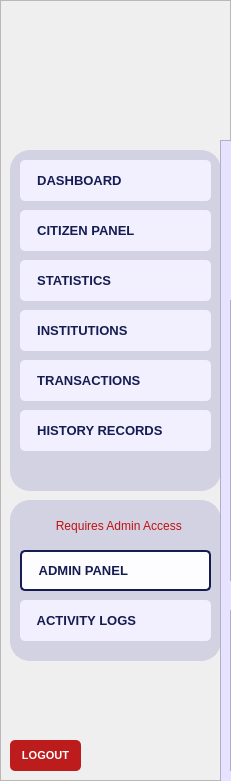
  <widget class="QFrame" name="baseNavFrame">
   <property name="geometry">
    <rect>
     <x>0</x>
     <y>40</y>
     <width>231</width>
     <height>781</height>
    </rect>
   </property>
   <property name="styleSheet">
    <string notr="true">#baseNavFrame {
	background-color: #e7e2ff;
}</string>
   </property>
   <property name="frameShape">
    <enum>QFrame::Shape::StyledPanel</enum>
   </property>
   <property name="frameShadow">
    <enum>QFrame::Shadow::Raised</enum>
   </property>
   <widget class="QFrame" name="baseNavFramesub1">
    <property name="geometry">
     <rect>
      <x>10</x>
      <y>150</y>
      <width>211</width>
      <height>341</height>
     </rect>
    </property>
    <property name="autoFillBackground">
     <bool>false</bool>
    </property>
    <property name="styleSheet">
     <string notr="true">#baseNavFramesub1{
	background-color: #d3d2e2;
	border-radius: 20px;
	border: 2px solid #d3d2e2;
	opacity: 0.1;
}</string>
    </property>
    <property name="frameShape">
     <enum>QFrame::Shape::StyledPanel</enum>
    </property>
    <property name="frameShadow">
     <enum>QFrame::Shadow::Raised</enum>
    </property>
    <widget class="QPushButton" name="nav_buttonDashboard">
     <property name="geometry">
      <rect>
       <x>10</x>
       <y>10</y>
       <width>191</width>
       <height>41</height>
      </rect>
     </property>
     <property name="font">
      <font>
       <family>Arial</family>
       <pointsize>10</pointsize>
       <bold>true</bold>
      </font>
     </property>
     <property name="cursor">
      <cursorShape>PointingHandCursor</cursorShape>
     </property>
     <property name="layoutDirection">
      <enum>Qt::LayoutDirection::LeftToRight</enum>
     </property>
     <property name="styleSheet">
      <string notr="true">#nav_buttonDashboard {
    background-color: #f2efff;
    color: #141c52;
    border-radius: 5px;
	text-align: left;;
    padding: 10px; /* Optional: Adjusts spacing inside the button */
}
#nav_buttonDashboard:hover {
    background-color: #fdfdff; /* Slightly lighter blue when hovered */
}
#nav_buttonDashboard:pressed {
    background-color: #e7e5f4; /* Darker blue when clicked */
}</string>
     </property>
     <property name="text">
      <string>  DASHBOARD</string>
     </property>
     <property name="icon">
      <iconset>
       <normaloff>../../Assets/Icons/icon_dashboard.svg</normaloff>../../Assets/Icons/icon_dashboard.svg</iconset>
     </property>
     <property name="iconSize">
      <size>
       <width>30</width>
       <height>30</height>
      </size>
     </property>
    </widget>
    <widget class="QPushButton" name="nav_buttonCitizenPanel">
     <property name="geometry">
      <rect>
       <x>10</x>
       <y>60</y>
       <width>191</width>
       <height>41</height>
      </rect>
     </property>
     <property name="font">
      <font>
       <family>Arial</family>
       <pointsize>10</pointsize>
       <bold>true</bold>
      </font>
     </property>
     <property name="cursor">
      <cursorShape>PointingHandCursor</cursorShape>
     </property>
     <property name="styleSheet">
      <string notr="true">#nav_buttonCitizenPanel {
    background-color: #f2efff;
    color: #141c52;
    border-radius: 5px;
	text-align: left;;
    padding: 10px; /* Optional: Adjusts spacing inside the button */
}
#nav_buttonCitizenPanel:hover {
    background-color: #fdfdff; /* Slightly lighter blue when hovered */
}
#nav_buttonCitizenPanel:pressed {
    background-color: #e7e5f4; /* Darker blue when clicked */
}</string>
     </property>
     <property name="text">
      <string>  CITIZEN PANEL</string>
     </property>
     <property name="icon">
      <iconset>
       <normaloff>../../Assets/Icons/icon_citizenprofiles.svg</normaloff>../../Assets/Icons/icon_citizenprofiles.svg</iconset>
     </property>
     <property name="iconSize">
      <size>
       <width>30</width>
       <height>30</height>
      </size>
     </property>
    </widget>
    <widget class="QPushButton" name="nav_buttonStatistics">
     <property name="geometry">
      <rect>
       <x>10</x>
       <y>110</y>
       <width>191</width>
       <height>41</height>
      </rect>
     </property>
     <property name="font">
      <font>
       <family>Arial</family>
       <pointsize>10</pointsize>
       <bold>true</bold>
      </font>
     </property>
     <property name="cursor">
      <cursorShape>PointingHandCursor</cursorShape>
     </property>
     <property name="styleSheet">
      <string notr="true">#nav_buttonStatistics {
    background-color: #f2efff;
    color: #141c52;
    border-radius: 5px;
	text-align: left;
    padding: 10px; /* Optional: Adjusts spacing inside the button */
}
#nav_buttonStatistics:hover {
    background-color: #fdfdff; /* Slightly lighter blue when hovered */
}
#nav_buttonStatistics:pressed {
    background-color: #e7e5f4; /* Darker blue when clicked */
}</string>
     </property>
     <property name="text">
      <string>  STATISTICS</string>
     </property>
     <property name="icon">
      <iconset>
       <normaloff>../../Assets/Icons/icon_statistics.svg</normaloff>../../Assets/Icons/icon_statistics.svg</iconset>
     </property>
     <property name="iconSize">
      <size>
       <width>30</width>
       <height>30</height>
      </size>
     </property>
    </widget>
    <widget class="QPushButton" name="nav_buttonTransactions">
     <property name="geometry">
      <rect>
       <x>10</x>
       <y>210</y>
       <width>191</width>
       <height>41</height>
      </rect>
     </property>
     <property name="font">
      <font>
       <family>Arial</family>
       <pointsize>10</pointsize>
       <bold>true</bold>
      </font>
     </property>
     <property name="cursor">
      <cursorShape>PointingHandCursor</cursorShape>
     </property>
     <property name="styleSheet">
      <string notr="true">#nav_buttonTransactions {
    background-color: #f2efff;
    color: #141c52;
    border-radius: 5px;
	text-align: left;
    padding: 10px; /* Optional: Adjusts spacing inside the button */
}
#nav_buttonTransactions:hover {
    background-color: #fdfdff; /* Slightly lighter blue when hovered */
}
#nav_buttonTransactions:pressed {
    background-color: #e7e5f4; /* Darker blue when clicked */
}</string>
     </property>
     <property name="text">
      <string>  TRANSACTIONS</string>
     </property>
     <property name="icon">
      <iconset>
       <normaloff>../../Assets/Icons/icon_transaction.svg</normaloff>../../Assets/Icons/icon_transaction.svg</iconset>
     </property>
     <property name="iconSize">
      <size>
       <width>30</width>
       <height>30</height>
      </size>
     </property>
    </widget>
    <widget class="QPushButton" name="nav_buttonInstitutions">
     <property name="geometry">
      <rect>
       <x>10</x>
       <y>160</y>
       <width>191</width>
       <height>41</height>
      </rect>
     </property>
     <property name="font">
      <font>
       <family>Arial</family>
       <pointsize>10</pointsize>
       <bold>true</bold>
      </font>
     </property>
     <property name="cursor">
      <cursorShape>PointingHandCursor</cursorShape>
     </property>
     <property name="styleSheet">
      <string notr="true">#nav_buttonInstitutions {
    background-color: #f2efff;
    color: #141c52;
    border-radius: 5px;
	text-align: left;
    padding: 10px; /* Optional: Adjusts spacing inside the button */
}
#nav_buttonInstitutions:hover {
    background-color: #fdfdff; /* Slightly lighter blue when hovered */
}
#nav_buttonInstitutions:pressed {
    background-color: #e7e5f4; /* Darker blue when clicked */
}</string>
     </property>
     <property name="text">
      <string>  INSTITUTIONS</string>
     </property>
     <property name="icon">
      <iconset>
       <normaloff>../../Assets/Icons/icon_institutions.svg</normaloff>../../Assets/Icons/icon_institutions.svg</iconset>
     </property>
     <property name="iconSize">
      <size>
       <width>30</width>
       <height>30</height>
      </size>
     </property>
    </widget>
    <widget class="QPushButton" name="nav_buttonHistoryRecords">
     <property name="geometry">
      <rect>
       <x>10</x>
       <y>260</y>
       <width>191</width>
       <height>41</height>
      </rect>
     </property>
     <property name="font">
      <font>
       <family>Arial</family>
       <pointsize>10</pointsize>
       <bold>true</bold>
      </font>
     </property>
     <property name="cursor">
      <cursorShape>PointingHandCursor</cursorShape>
     </property>
     <property name="styleSheet">
      <string notr="true">#nav_buttonHistoryRecords {
    background-color: #f2efff;
    color: #141c52;
    border-radius: 5px;
	text-align: left;
    padding: 10px; /* Optional: Adjusts spacing inside the button */
}
#nav_buttonHistoryRecords:hover {
    background-color: #fdfdff; /* Slightly lighter blue when hovered */
}
#nav_buttonHistoryRecords:pressed {
    background-color: #e7e5f4; /* Darker blue when clicked */
}</string>
     </property>
     <property name="text">
      <string>  HISTORY RECORDS</string>
     </property>
     <property name="icon">
      <iconset>
       <normaloff>../../Assets/Icons/icon_historyrecord.svg</normaloff>../../Assets/Icons/icon_historyrecord.svg</iconset>
     </property>
     <property name="iconSize">
      <size>
       <width>30</width>
       <height>30</height>
      </size>
     </property>
    </widget>
   </widget>
   <widget class="QFrame" name="baseNavFramesub2">
    <property name="geometry">
     <rect>
      <x>10</x>
      <y>500</y>
      <width>211</width>
      <height>161</height>
     </rect>
    </property>
    <property name="autoFillBackground">
     <bool>false</bool>
    </property>
    <property name="styleSheet">
     <string notr="true">#baseNavFramesub2{
	background-color: #d3d2e2;
	border-radius: 20px;
	border: 2px solid #d3d2e2;
	opacity: 0.1;
}</string>
    </property>
    <property name="frameShape">
     <enum>QFrame::Shape::StyledPanel</enum>
    </property>
    <property name="frameShadow">
     <enum>QFrame::Shadow::Raised</enum>
    </property>
    <widget class="QPushButton" name="nav_buttonAdminPanel">
     <property name="geometry">
      <rect>
       <x>10</x>
       <y>50</y>
       <width>191</width>
       <height>41</height>
      </rect>
     </property>
     <property name="font">
      <font>
       <family>Arial</family>
       <pointsize>10</pointsize>
       <bold>true</bold>
      </font>
     </property>
     <property name="cursor">
      <cursorShape>ForbiddenCursor</cursorShape>
     </property>
     <property name="styleSheet">
      <string notr="true">#nav_buttonAdminPanel {
    background-color: #fdfdff;
    color: #141c52;
    border-radius: 5px;
	border: 2px solid #141c52; 
	text-align: left;
	padding: 10px;
}</string>
     </property>
     <property name="text">
      <string>  ADMIN PANEL</string>
     </property>
     <property name="icon">
      <iconset>
       <normaloff>../../Assets/Icons/icon_adminoverview_off.svg</normaloff>../../Assets/Icons/icon_adminoverview_off.svg</iconset>
     </property>
     <property name="iconSize">
      <size>
       <width>30</width>
       <height>30</height>
      </size>
     </property>
    </widget>
    <widget class="QPushButton" name="nav_isLocked">
     <property name="geometry">
      <rect>
       <x>10</x>
       <y>10</y>
       <width>191</width>
       <height>31</height>
      </rect>
     </property>
     <property name="styleSheet">
      <string notr="true">#nav_isLocked{
	background-color: #d3d2e2;
	border-radius: 20px;
	border: 2px solid #d3d2e2;
	opacity: 0.1;
	color: #c01111;
}</string>
     </property>
     <property name="text">
      <string>  Requires Admin Access</string>
     </property>
     <property name="icon">
      <iconset>
       <normaloff>../../Assets/Icons/icon_isLocked.svg</normaloff>../../Assets/Icons/icon_isLocked.svg</iconset>
     </property>
     <property name="iconSize">
      <size>
       <width>20</width>
       <height>20</height>
      </size>
     </property>
    </widget>
    <widget class="QPushButton" name="nav_buttonActivityLogs">
     <property name="geometry">
      <rect>
       <x>10</x>
       <y>100</y>
       <width>191</width>
       <height>41</height>
      </rect>
     </property>
     <property name="font">
      <font>
       <family>Arial</family>
       <pointsize>10</pointsize>
       <bold>true</bold>
      </font>
     </property>
     <property name="cursor">
      <cursorShape>ForbiddenCursor</cursorShape>
     </property>
     <property name="styleSheet">
      <string notr="true">#nav_buttonActivityLogs {
    background-color: #f2efff;
    color: #141c52;
    border-radius: 5px;
	text-align: left;;
    padding: 10px; /* Optional: Adjusts spacing inside the button */
}
#nav_buttonActivityLogs:hover {
    background-color: #fdfdff; /* Slightly lighter blue when hovered */
}
#nav_buttonActivityLogs:pressed {
    background-color: #e7e5f4; /* Darker blue when clicked */
}</string>
     </property>
     <property name="text">
      <string>  ACTIVITY LOGS</string>
     </property>
     <property name="icon">
      <iconset>
       <normaloff>../../Assets/Icons/icon_activitylogs_off.svg</normaloff>../../Assets/Icons/icon_activitylogs_off.svg</iconset>
     </property>
     <property name="iconSize">
      <size>
       <width>30</width>
       <height>30</height>
      </size>
     </property>
    </widget>
   </widget>
   <widget class="QLabel" name="nav_imageLogo">
    <property name="geometry">
     <rect>
      <x>70</x>
      <y>30</y>
      <width>91</width>
      <height>91</height>
     </rect>
    </property>
    <property name="font">
     <font>
      <family>Arial</family>
      <pointsize>18</pointsize>
      <bold>true</bold>
     </font>
    </property>
    <property name="styleSheet">
     <string notr="true">#nav_imageLogo{	
	background-color: transparent;
	color: #ffffff;
}
</string>
    </property>
    <property name="text">
     <string/>
    </property>
    <property name="pixmap">
     <pixmap>../../Assets/Images/logo_brgyClear.png</pixmap>
    </property>
    <property name="scaledContents">
     <bool>true</bool>
    </property>
   </widget>
   <widget class="QPushButton" name="logout_buttonLogout">
    <property name="geometry">
     <rect>
      <x>10</x>
      <y>740</y>
      <width>71</width>
      <height>31</height>
     </rect>
    </property>
    <property name="font">
     <font>
      <family>Arial</family>
      <pointsize>8</pointsize>
      <bold>true</bold>
     </font>
    </property>
    <property name="cursor">
     <cursorShape>PointingHandCursor</cursorShape>
    </property>
    <property name="styleSheet">
     <string notr="true">#logout_buttonLogout {
    background-color: #bc1c1c;
    color: white;
    border-radius: 5px;
    padding: 10px; /* Optional: Adjusts spacing inside the button */
}
#logout_buttonLogout:hover {
    background-color: #d82020; /* Slightly lighter blue when hovered */
}
#logout_buttonLogout:pressed {
    background-color: #8c1515; /* Darker blue when clicked */
}</string>
    </property>
    <property name="text">
     <string>LOGOUT</string>
    </property>
   </widget>
   <widget class="QFrame" name="baseNavFrame_2">
    <property name="geometry">
     <rect>
      <x>220</x>
      <y>140</y>
      <width>231</width>
      <height>781</height>
     </rect>
    </property>
    <property name="styleSheet">
     <string notr="true">background-color: #e7e2ff;</string>
    </property>
    <property name="frameShape">
     <enum>QFrame::Shape::StyledPanel</enum>
    </property>
    <property name="frameShadow">
     <enum>QFrame::Shadow::Raised</enum>
    </property>
    <widget class="QFrame" name="baseNavFramesub1_2">
     <property name="geometry">
      <rect>
       <x>10</x>
       <y>160</y>
       <width>211</width>
       <height>281</height>
      </rect>
     </property>
     <property name="autoFillBackground">
      <bool>false</bool>
     </property>
     <property name="styleSheet">
      <string notr="true">#baseNavFramesub1{
	background-color: #d3d2e2;
	border-radius: 20px;
	border: 2px solid #d3d2e2;
	opacity: 0.1;
}</string>
     </property>
     <property name="frameShape">
      <enum>QFrame::Shape::StyledPanel</enum>
     </property>
     <property name="frameShadow">
      <enum>QFrame::Shadow::Raised</enum>
     </property>
    </widget>
    <widget class="QFrame" name="baseNavFramesub2_2">
     <property name="geometry">
      <rect>
       <x>10</x>
       <y>470</y>
       <width>211</width>
       <height>161</height>
      </rect>
     </property>
     <property name="autoFillBackground">
      <bool>false</bool>
     </property>
     <property name="styleSheet">
      <string notr="true">#baseNavFramesub2{
	background-color: #d3d2e2;
	border-radius: 20px;
	border: 2px solid #d3d2e2;
	opacity: 0.1;
}</string>
     </property>
     <property name="frameShape">
      <enum>QFrame::Shape::StyledPanel</enum>
     </property>
     <property name="frameShadow">
      <enum>QFrame::Shadow::Raised</enum>
     </property>
    </widget>
    <widget class="QLabel" name="login_imageLogo_2">
     <property name="geometry">
      <rect>
       <x>70</x>
       <y>30</y>
       <width>91</width>
       <height>91</height>
      </rect>
     </property>
     <property name="font">
      <font>
       <family>Arial</family>
       <pointsize>18</pointsize>
       <bold>true</bold>
      </font>
     </property>
     <property name="styleSheet">
      <string notr="true">#login_imageLogo{	
	background-color: transparent;
	color: #ffffff;
}
</string>
     </property>
     <property name="text">
      <string/>
     </property>
     <property name="pixmap">
      <pixmap>../Assets/logo_brgyClear.png</pixmap>
     </property>
     <property name="scaledContents">
      <bool>true</bool>
     </property>
    </widget>
    <widget class="QPushButton" name="logout_buttonLogout_2">
     <property name="geometry">
      <rect>
       <x>10</x>
       <y>740</y>
       <width>71</width>
       <height>31</height>
      </rect>
     </property>
     <property name="font">
      <font>
       <family>Arial</family>
       <pointsize>8</pointsize>
       <bold>true</bold>
      </font>
     </property>
     <property name="cursor">
      <cursorShape>PointingHandCursor</cursorShape>
     </property>
     <property name="styleSheet">
      <string notr="true">#logout_buttonLogout {
    background-color: #bc1c1c;
    color: white;
    border-radius: 5px;
    padding: 10px; /* Optional: Adjusts spacing inside the button */
}
#logout_buttonLogout:hover {
    background-color: #d82020; /* Slightly lighter blue when hovered */
}
#logout_buttonLogout:pressed {
    background-color: #8c1515; /* Darker blue when clicked */
}</string>
     </property>
     <property name="text">
      <string>LOGOUT</string>
     </property>
    </widget>
   </widget>
  </widget>
